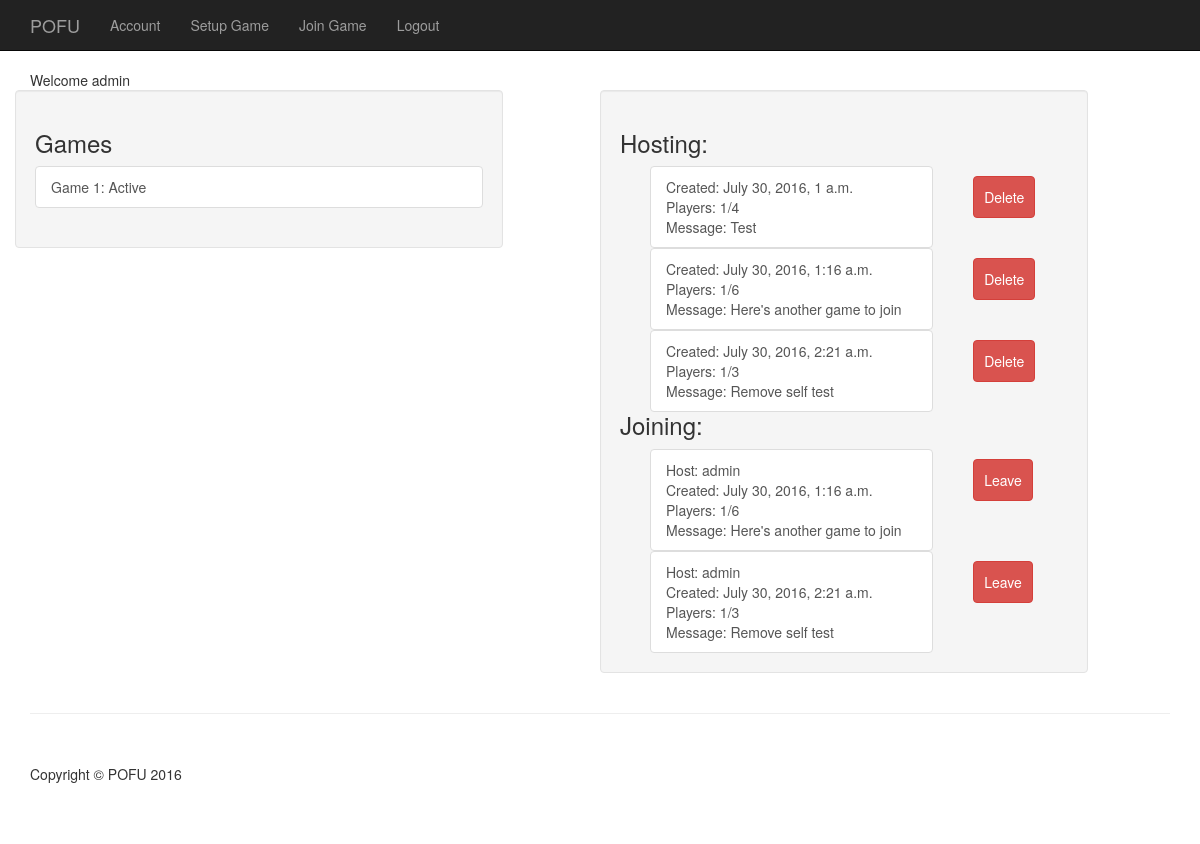
The app's page /users/home (signed in), older data.
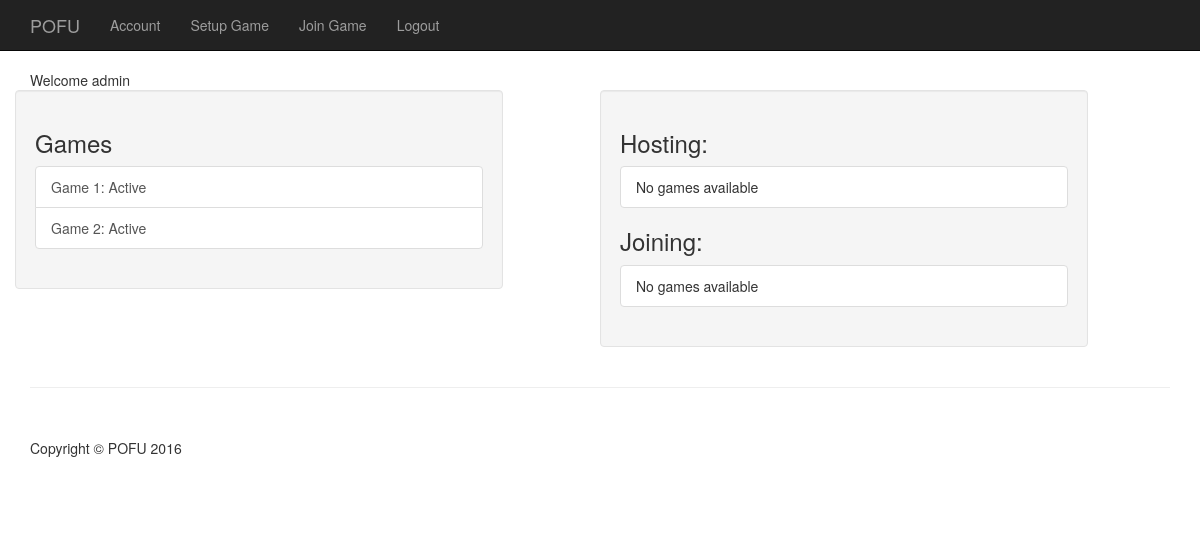
The same page, newer data.
### game/models.py (models this page shows, shortened)
class Game(models.Model):
    status = models.CharField(max_length=1, default='A', choices=GAME_STATUS)
    title = models.CharField(max_length=50, blank=True)
    host = models.ForeignKey(User, null=True)
    objects = GamesManager()
    def __str__(self):
        return "Game " + str(self.id)

class Setup(models.Model):
    num_players = models.IntegerField(verbose_name="Number of Players",
                                      help_text="2-8 players",
                                      validators=[MinValueValidator(2, message="Must have at least 2 players"),
                                                  MaxValueValidator(8, message="Cannot have more than 8 players")])
    host = models.ForeignKey(User, null=True)
    timestamp = models.DateTimeField(auto_now_add=True)
    message = models.CharField(max_length=300, blank=True)
    objects = SetupManager()
    def joined(self):
        return self.invitation_set.count()

### users/views.py (the view)
@login_required
def home(request):
    my_games = Game.objects.games_for_user(request.user)
    joining = Setup.objects.setups_for_user(request.user)
    hosting = Setup.objects.filter(host=request.user)
    context = {'my_games': my_games,
               'joining': joining,
               'hosting': hosting}
    return render(request, 'users/home.html', context)

### game/models.py (called while the page is built)
    def games_for_user(self, user):
        return super(GamesManager, self).get_queryset().filter(
            models.Q(player__user_id=user.id))

    def setups_for_user(self, user):
        return super(SetupManager, self).get_queryset().filter(
            models.Q(invitation__user_id=user.id))

### users/templates/users/home.html
{% extends 'base.html' %}
{% block content %}
<div class="row">
    <div class="col-md-12" id="header">
        Welcome {{ user.username }}
    </div>
    <div class="well col-md-5">
        {% include "game/game_list_snippet.html" with header="Games" game_list=my_games %}
    </div>
    <div class="well col-md-5 col-md-push-1">
        <div>
            <h3 class="panel-header">Hosting:</h3>
            <div class="list-group">
                {% for game in hosting %}
                    <div class="col-md-12">
                        <div class="col-md-9">
                            <a class="list-group-item" href="#">
                                Created: {{ game.timestamp }}<br>
                                Players: {{ game.joined }}/{{ game.num_players }}<br>
                                Message: {{ game.message }}
                            </a>
                        </div>
                        <div class="col-md-3">
                            <a href="{% url 'game:delete' pk=game.id %}" class="btn btn-danger" role="button">Delete</a>
                        </div>
                    </div>
                {% empty %}
                    <span class="list-group-item">No games available</span>
                {% endfor %}
            </div>
            <h3 class="panel-header">Joining:</h3>
            <div class="list-group">
                {% for game in joining %}
                    <div class="col-md-12">
                        <div class="col-md-9">
                            <a class="list-group-item" href="#">
                                Host: {{ game.host }} <br>
                                Created: {{ game.timestamp }}<br>
                                Players: {{ game.joined }}/{{ game.num_players }}<br>
                                Message: {{ game.message }}
                            </a>
                        </div>
                        <div class="col-md-3">
                            <a href="{% url 'game:leave' pk=game.id %}" class="btn btn-danger" role="button">Leave</a>
                        </div>
                    </div>
                {% empty %}
                    <span class="list-group-item">No games available</span>
                {% endfor %}
            </div>
        </div>
    </div>
</div>
{% endblock content %}

### templates/base.html (shortened to what this page needs)
<!DOCTYPE html>
{% load static %}
<html lang="en">
<head>
    {% block css %}
    <link href="{% static 'css/bootstrap.min.css' %}" rel="stylesheet" type="text/css">
    <link href="{% static 'css/main.css' %}" rel="stylesheet" type="text/css">
    {% endblock css %}
</head>
<body>
    <nav class="navbar navbar-inverse navbar-fixed-top" role="navigation">
        <div class="container">
            {% block menu %}
            <div class="navbar-header">
                <a class="navbar-brand" href="{% url 'main:index' %}">POFU</a>
            </div>
            <div class="collapse navbar-collapse" id="bs-example-navbar-collapse-1">
                <ul class="nav navbar-nav">
                    {% if user.is_authenticated %}
                        <li>
                            <a href="{% url 'users:home' %}">Account</a>
                        </li>
                        <li>
                            <a href="{% url 'game:setup' %}">Setup Game</a>
                        </li>
                        <li>
                            <a href="{% url 'game:join' %}">Join Game</a>
                        </li>
                        <li>
                            <a href="{% url 'logout' %}">Logout</a>
                        </li>
                    {% endif %}
                </ul>
            </div>
            {% endblock %}
        </div>
    </nav>
    <div class="container">
        {% block content %}
        {% endblock content%}
    </div>
    <div class="container">
        <hr>
        <footer>
            <div class="row">
                <div class="col-lg-12">
                    <p>Copyright &copy; POFU 2016</p>
                </div>
            </div>
        </footer>
    </div>
</body>
</html>

### game/templates/game/game_list_snippet.html
<h3 class="panel-header">{{ header }}</h3>
<div class="list-group">
    {% for game in game_list %}
        <a class="list-group-item" href="{% url 'game:display' pk=game.id %}">
            {{ game }}: {{ game.get_status_display }}
        </a>
    {% empty %}
        <span class="list-group-item">No games available</span>
    {% endfor %}
</div>

### static/css/main.css (style rules this page uses)
body { padding-top: 70px; }
footer { margin: 50px 0; }

Row changes from the older to the newer data that the page shows:
removed Setup: timestamp "July 30, 2016, 1 a.m.", joined "1", num_players "4", message "Test", shown under "Hosting:"
removed Setup: timestamp "July 30, 2016, 1:16 a.m.", joined "1", num_players "6", message "Here's another game to join", host "admin"
removed Setup: timestamp "July 30, 2016, 2:21 a.m.", joined "1", num_players "3", message "Remove self test", host "admin"
added Game: id "Game 2", status "Active"
Text that changed along with them:
text now shown: "No games available No games available"
